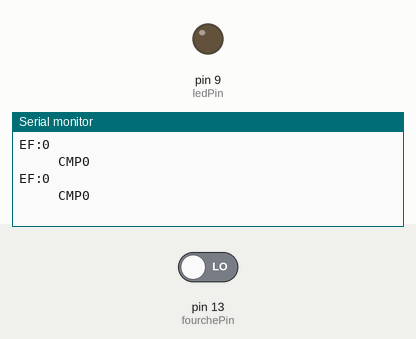
Recording of a sketch running on a simulated Arduino Uno, built with avr-gcc and run on an emulated ATmega328P. Shown: output pins drawn as LEDs (lit = HIGH), the last lines printed to the serial monitor. Inputs (shaded band) come from the test bench; at power-on: pin 13 (fourchePin) LOW.

Above: at 1.2 s.
1.3 s: pin 13 (fourchePin) driven HIGH
At 1.59 s:
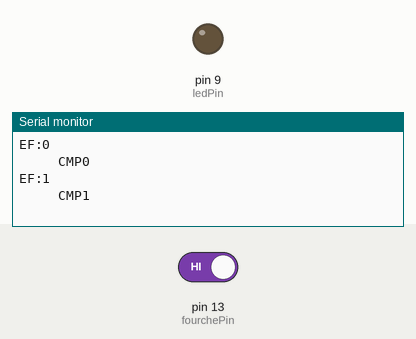
4.3 s: pin 13 (fourchePin) driven LOW
At 4.6 s:
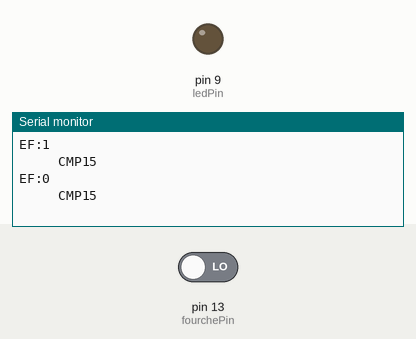
Timing chart, 0 to 7.3 s (numbered marks = the images above; inputs shaded):
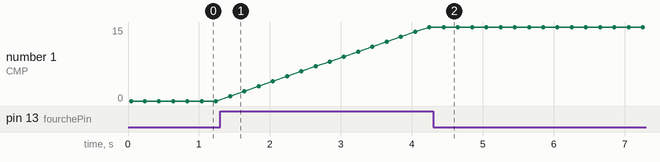

The sketch:

Test.ino
```cpp
const int fourchePin = 13;
const int ledPin =  9; // pas utilisé ici
int cmpfourche;
int EtatFourche =0 ;

// Initialisation
void setup() {
  Serial.begin(9600);   //connection au port série
  pinMode(ledPin, OUTPUT);     //LED en sortie
  pinMode(fourchePin, INPUT);  //en entrée
  Serial.println("Fourche optique - detection de presence");
}

//=== Boucle de mesures
void loop() {
  //Vérifie si un objet obture la fourche optique
  Serial.print("EF:");
  EtatFourche = digitalRead(fourchePin);

Serial.print (EtatFourche);

if(EtatFourche == 1) { cmpfourche = cmpfourche+1;    }
Serial.print("                                                CMP");
Serial.println(cmpfourche);


if( cmpfourche > 19) {Serial.println("ACHEYTE DES VBUCKS SUJR FORNITE POOUR ETRE UN POGM"); cmpfourche = 0;}


delay(200);
}
```

Measured:
- after the input at 1.3 s, the serial monitor: prints a new line after 0.14 s (image 1)
- after the input at 4.3 s, the serial monitor: prints a new line after 0.15 s (image 2)
- plotted number 1: 0 → 15 after the input at 1.3 s
